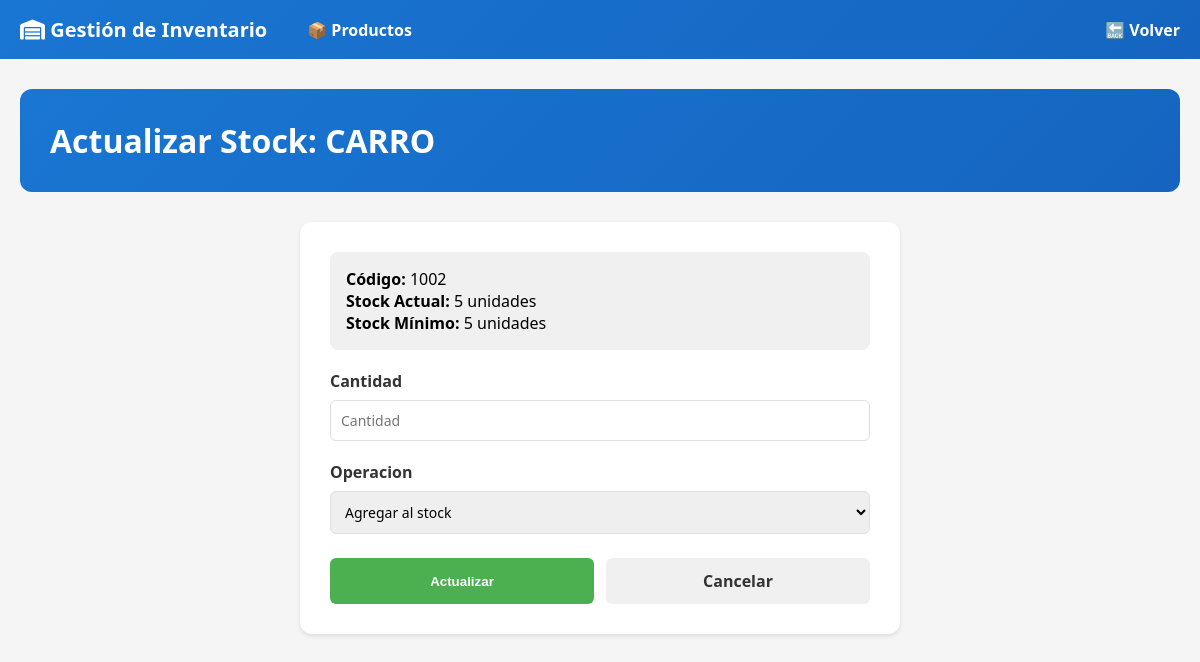
The app's page /productos/1/actualizar-stock/ with its own data.
### inventario/models.py (models this page shows, shortened)
class Producto(models.Model):
    COLORES = [
        ('ROJO', 'Rojo'),
        ('AZUL', 'Azul'),
        ('NEGRO', 'Negro'),
        ('BLANCO', 'Blanco'),
        ('GRIS', 'Gris'),
        ('VERDE', 'Verde'),
    ]
    CATEGORIAS = [
        ('ELECTRONICA', 'Electrónica'),
        ('HERRAMIENTAS', 'Herramientas'),
        ('VEHICULOS', 'Vehículos'),
        ('OFICINA', 'Oficina'),
        ('OTROS', 'Otros'),
    ]
    codigo = models.CharField(max_length=20, unique=True, verbose_name='Código de Producto')
    nombre = models.CharField(max_length=100, verbose_name='Nombre')
    marca = models.CharField(max_length=100, verbose_name='Marca del Producto')
    color = models.CharField(max_length=20, choices=COLORES, verbose_name='Color')
    categoria = models.CharField(max_length=50, choices=CATEGORIAS, default='OTROS', verbose_name='Categoría')
    stock = models.IntegerField(default=0, validators=[MinValueValidator(0)], verbose_name='Stock Disponible')
    stock_minimo = models.IntegerField(default=5, validators=[MinValueValidator(0)], verbose_name='Stock Mínimo')
    precio = models.DecimalField(max_digits=10, decimal_places=2, default=Decimal('0.00'), verbose_name='Precio Unitario')
    descripcion = models.TextField(blank=True, null=True, verbose_name='Descripción')
    codigo_barras = models.CharField(max_length=13, unique=True, blank=True, null=True, verbose_name='Código de Barras')
    proveedor = models.ForeignKey('Proveedor', on_delete=models.SET_NULL, null=True, blank=True, verbose_name='Proveedor')
    fecha_creacion = models.DateTimeField(auto_now_add=True, verbose_name='Fecha de Creación')
    fecha_actualizacion = models.DateTimeField(auto_now=True, verbose_name='Fecha de Actualización')
    class Meta:
        verbose_name = 'Producto'
        verbose_name_plural = 'Productos'
        ordering = ['-fecha_creacion']

### inventario/views.py (the view)
# urls.py: path('<int:pk>/actualizar-stock/', actualizar_stock_view, name='actualizar_stock'),
def actualizar_stock_view(request, pk):
    producto = get_object_or_404(Producto, pk=pk)
    if request.method == 'POST':
        form = ActualizarStockForm(request.POST)
        if form.is_valid():
            cantidad = form.cleaned_data['cantidad']
            operacion = form.cleaned_data['operacion']
            stock_anterior = producto.stock
            if operacion == 'agregar':
                producto.stock += cantidad
                tipo_mov = 'entrada'
            else:
                producto.stock = max(0, producto.stock - cantidad)
                tipo_mov = 'salida'
            producto.save()
            Movimiento.objects.create(
                producto=producto,
                tipo=tipo_mov,
                cantidad=cantidad,
                usuario=request.user.username or 'Sistema',
                stock_anterior=stock_anterior,
                stock_posterior=producto.stock,
                descripcion=f'{tipo_mov.title()} de {cantidad} unidades'
            )
            if producto.stock < producto.stock_minimo and producto.stock > 0:
                Alerta.objects.create(
                    producto=producto,
                    tipo='stock_bajo',
                    estado='activa',
                    descripcion=f'Stock bajo: {producto.stock} unidades'
                )
            messages.success(request, f'Stock actualizado a {producto.stock} unidades')
            return redirect('inventario:listado')
    else:
        form = ActualizarStockForm()
    return render(request, 'inventario/actualizar_stock.html', {'form': form, 'producto': producto})

### inventario/forms.py
class ActualizarStockForm(forms.Form):
    OPERACIONES = [
        ('agregar', 'Agregar al stock'),
        ('restar', 'Restar del stock'),
    ]
    cantidad = forms.IntegerField(min_value=1, widget=forms.NumberInput(attrs={'class': 'form-control', 'placeholder': 'Cantidad'}))
    operacion = forms.ChoiceField(choices=OPERACIONES, widget=forms.Select(attrs={'class': 'form-control'}))

### inventario/templates/inventario/actualizar_stock.html (shortened to what this page needs)
{% extends "inventario/base.html" %}
{% block content %}
<div style="background: linear-gradient(135deg, #1976D2 0%, #1565C0 100%); color: white; padding: 30px; border-radius: 12px; margin-bottom: 30px;">
    <h1 style="font-size: 32px; font-weight: 700;">Actualizar Stock: {{ producto.nombre }}</h1>
</div>
<div style="background: white; padding: 30px; border-radius: 12px; max-width: 600px; margin: 0 auto; box-shadow: 0 2px 4px rgba(0,0,0,0.1);">
    <div style="background: #F0F0F0; padding: 16px; border-radius: 8px; margin-bottom: 20px;">
        <p><strong>Código:</strong> {{ producto.codigo }}</p>
        <p><strong>Stock Actual:</strong> {{ producto.stock }} unidades</p>
        <p><strong>Stock Mínimo:</strong> {{ producto.stock_minimo }} unidades</p>
    </div>
    <form method="post">
        {% for field in form %}
        <div style="margin-bottom: 20px;">
            <label style="display: block; font-weight: 600; margin-bottom: 8px; color: #333;">{{ field.label }}</label>
            {{ field }}
        </div>
        {% endfor %}
        <div style="display: flex; gap: 12px; margin-top: 24px;">
            <button type="submit" style="flex: 1; background: #4CAF50; color: white; padding: 12px; border: none; border-radius: 6px; font-weight: 600; cursor: pointer;">Actualizar</button>
            <a href="{% url 'inventario:listado' %}" style="flex: 1; background: #F0F0F0; color: #333; padding: 12px; border-radius: 6px; text-decoration: none; text-align: center; font-weight: 600;">Cancelar</a>
        </div>
    </form>
</div>
{% endblock %}

### inventario/templates/inventario/base.html (style rules this page uses)
* { margin: 0; padding: 0; box-sizing: border-box; }
body { font-family: 'Segoe UI', sans-serif; background: #F5F5F5; }
.form-control { width: 100%; padding: 10px; border: 1px solid #E0E0E0; border-radius: 6px; font-family: 'Segoe UI'; }

### inventario/templates/inventario/actualizar_stock.html (style rules this page uses)
input, select { width: 100%; padding: 10px; border: 1px solid #E0E0E0; border-radius: 6px; font-family: 'Segoe UI'; font-size: 14px; }

### records on screen
Producto: nombre "CARRO", codigo "1002", stock "5", stock_minimo "5"

### other values on screen
{{ field.label }} "Cantidad" "Operacion"
